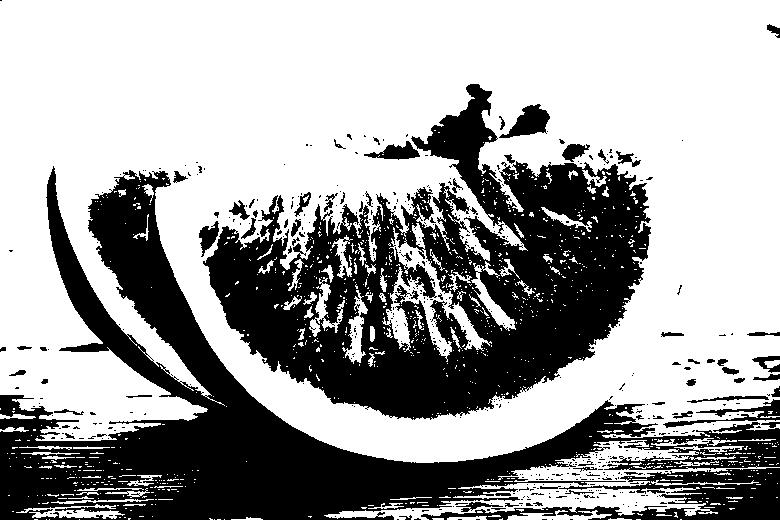
#> input picture BW2G/bw_images/watermelon_BW.jpg, 780 x 520 px, given as the content of the folder images/0, which was not available
$ jupyter execute --allow-errors CNNColorization.ipynb   (shell and % lines are left out)   (older library calls are emulated)   (text cells are left out)
#> lines starting #> are read from the running program, lines starting #| are printed output that depends on the picture; pictures that were not available may be replaced by others from this repository, and a replacement may not be noted
[cell 1]
# Load the Drive helper and mount
from google.colab import drive
drive.mount('/content/drive')

[cell 2]
cd drive/My Drive/BW2G

[cell 3]
import os
import cv2
import time
import h5py
import keras
import shutil
import numpy as np
import tensorflow as tf
import matplotlib.pyplot as plt

from PIL import Image
from keras.models import Sequential, Model, load_model
from keras.layers import Input, InputLayer, Conv2D, MaxPooling2D, UpSampling2D, Concatenate, Conv2DTranspose, Dropout, BatchNormalization
from keras.callbacks import EarlyStopping, TensorBoard
from keras import regularizers, losses, optimizers
from sklearn.model_selection import train_test_split

[cell 4]
dim_size = 256
l_channel = 1
ab_channel = 2

dir_size = 9601

dataset_path = 'images/0'
dataset_test_path = 'images/1'

resized_train_path = 'squared_images/flowers/'
resized_test_path = 'squared_images/test/'

train_path = 'bw_images/'
train_path_v2 = 'blur_images/'
validate_path = 'gray_images/'

test_train_path = 'bw_test_images/'
test_val_path = 'gray_test_images/'

# Hyperparameters
models_path = 'saved_parameters/'

saved_model = 'saved_model-adam-mse.h5'
saved_weights = 'saved_weights.h5'

saved_data = 'loaded_images_bin2gr_gr2rgb.npz'

[cell 5]
# Create directory
def create_dir(folder_name):
    folder = os.path.join(folder_name)
    if not os.path.exists(folder):
        os.mkdir(folder)
    return folder

def save_path(dir_path, file, appended_name):
    file_base = os.path.basename(file)
    file_name, file_ext = os.path.splitext(file_base)
    return dir_path + file_name + appended_name + file_ext

def file_count(dir_path):
    counter = 0
    for file in os.listdir(dir_path):
        counter += 1
    return counter

#-------------------------------------------------------------------------------
# Image Preprocessing
# Edge Detection Preprocessing
def blur_images(rgb_arr):
    blur_arr = []
    for i in range(0, len(rgb_arr)):
        blur = cv2.GaussianBlur(rgb_arr[i], (3,3), 0)
        blur_arr.append(blur)
    return blur_arr

def get_edges(rgb_arr):
    edge_arr = []
    for i in range(0, len(rgb_arr)):
        grayscale = cv2.cvtColor(rgb_arr[i], cv2.COLOR_BGR2GRAY)
        x_edges = cv2.Sobel(grayscale, cv2.CV_16S, 1, 0)
        y_edges = cv2.Sobel(grayscale, cv2.CV_16S, 0, 1)

        # Remove negative values
        x_abs = cv2.convertScaleAbs(x_edges)
        y_abs = cv2.convertScaleAbs(y_edges)

        # Edges are white, background is black
        detected_edges = cv2.addWeighted(x_abs, 0.5, y_abs, 0.5, 0)
        # Prepare colorspaces, Edges are black, background is white
        thresh, inverted_colors = cv2.threshold(detected_edges, 50, 255, cv2.THRESH_BINARY_INV)
        edge_arr.append(inverted_colors)
    return edge_arr

# [5 lines left out: function RBG2LAB, not called in this run]

# Resize Image
# Creates a white image and pastes data into white image
def square_images(dataset_path, size):
#> called with dataset_path = 'images/0', size = 256
    dir_path = create_dir('squared_images/')
    for file in os.listdir(dataset_path):
        image = Image.open(os.path.join(dataset_path, file))
#> image is the input picture: PIL image 780x520 L; min 0, max 255, mean 163.1
        width, height = image.size
#> width = 780; height = 520
        if(width != height and width != size):
            squared_image = image.resize((size,size), Image.LANCZOS)
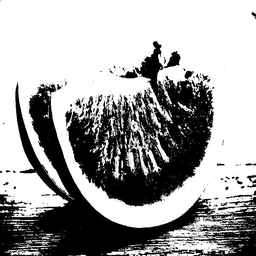
#> squared_image: PIL image 256x256 L; min 0, max 255, mean 163.2
            #squared_image.paste(image)
            squared_image.save(save_path(dir_path, file, '_SQ'))

#-------------------------------------------------------------------------------
# Load in Preprocessed Images
def load_saved(saved_data):
    data = np.load(saved_data)
    return data['BIN'], data['GR']#, data['RGB'], data['PR_GR'], data['PR_RGB']

def save_loaded(save_dir, save_name, binary=None, grayscale=None, rgb=None, predicted_gray=None, predicted_rgb=None, **kwargs):
    save_dest = create_dir(save_dir)
    save_dest = os.path.join(save_dir, save_name)
    #np.savez(save_dest, BIN=binary, GR=grayscale, RGB=rgb, PR_GR=predicted_gray, PR_RGB=predicted_rgb)
    p.savez(save_dest, BIN=binary, GR=grayscale)

def load_images(dataset_path, size=None):
    if size is None:
        size = file_count(dataset_path)
        #size = dir_size
    img_arr = []
    name_arr = []

    for file, i in zip(os.listdir(dataset_path), range(0, size)):
        name = os.path.splitext(os.path.basename(file))[0]
        img = cv2.imread(os.path.join(dataset_path, file))
        name_arr.append(name)
        img_arr.append(img)
    return name_arr, img_arr

# [12 lines left out: function save_images, not called in this run]

def convert_RGB2GR(validate_path, img_arr):
    gray_arr = []
    grayscale_path = create_dir(validate_path)

    for i in range(0, len(img_arr)):
        grayscale = cv2.cvtColor(img_arr[i], cv2.COLOR_BGR2GRAY)
        gray_arr.append(grayscale)
    return gray_arr, np.array(gray_arr)

def convert_BLUR2EDGE(train_path, rgb_arr):
    blur_path = create_dir(train_path)
    blur_rgb = blur_images(rgb_arr)
    edges = get_edges(blur_rgb)
    return edges, np.array(edges)

def load_model_data(source_path, train_path, validate_path, model_dir, save_name, load_train_size=None, **kwargs):
#> called with source_path = 'squared_images/flowers/', train_path = 'bw_images/', validate_path = 'gray_images/', model_dir = 'saved_parameters/', save_name = 'loaded_images_bin2gr_gr2rgb.npz'
    img_names, loaded_RGB = load_images(source_path, load_train_size)
#> img_names = ['watermelon_BW']; loaded_RGB = 1 item

    loaded_GR, gray_np = convert_RGB2GR(validate_path, loaded_RGB)
#> the loop in convert_RGB2GR, `for i in range(0, len(img_arr)):` made 1 pass
#> loaded_GR = 1 item
    loaded_BW , bw_np = convert_BLUR2EDGE(train_path_v2, loaded_RGB)
#> the loop in blur_images, `for i in range(0, len(rgb_arr)):` made 1 pass
#> pass 1, in blur_images, `blur = cv2.GaussianBlur(rgb_arr[i], (3,3), 0)`:
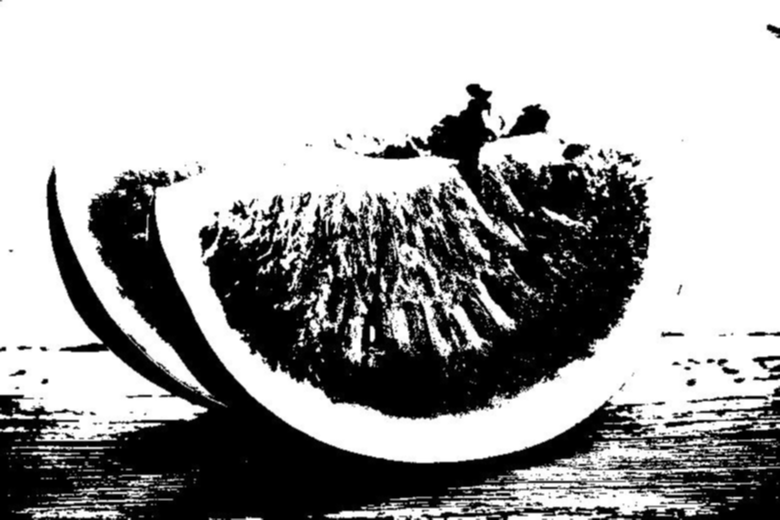
#> blur: shape (520, 780, 3); min 0, max 255, mean 163.1
#> the loop in get_edges, `for i in range(0, len(rgb_arr)):` made 1 pass
#> pass 1, in get_edges, `x_edges = cv2.Sobel(grayscale, cv2.CV_16S, 1, 0)`:
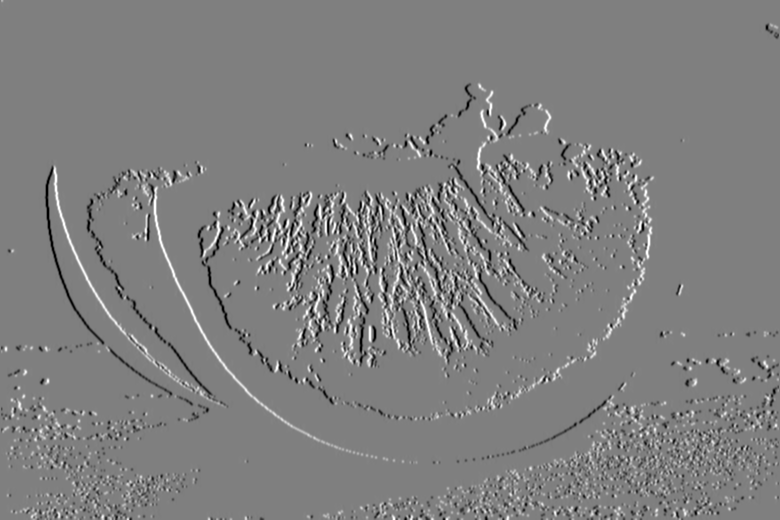
#> x_edges: shape (520, 780) int16; min -764, max 761, mean -0.1; drawn with min black and max white
#> pass 1, in get_edges, `y_edges = cv2.Sobel(grayscale, cv2.CV_16S, 0, 1)`:
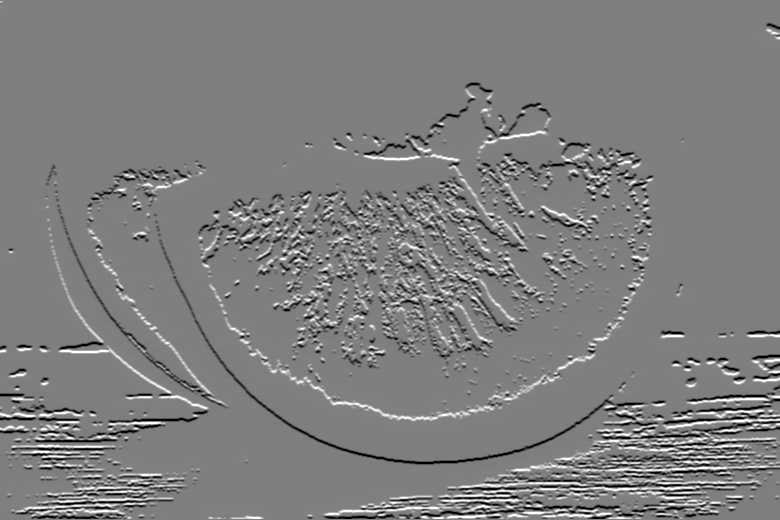
#> y_edges: shape (520, 780) int16; min -764, max 764, mean -2.8; drawn with min black and max white
#> pass 1, in get_edges, `x_abs = cv2.convertScaleAbs(x_edges)`:
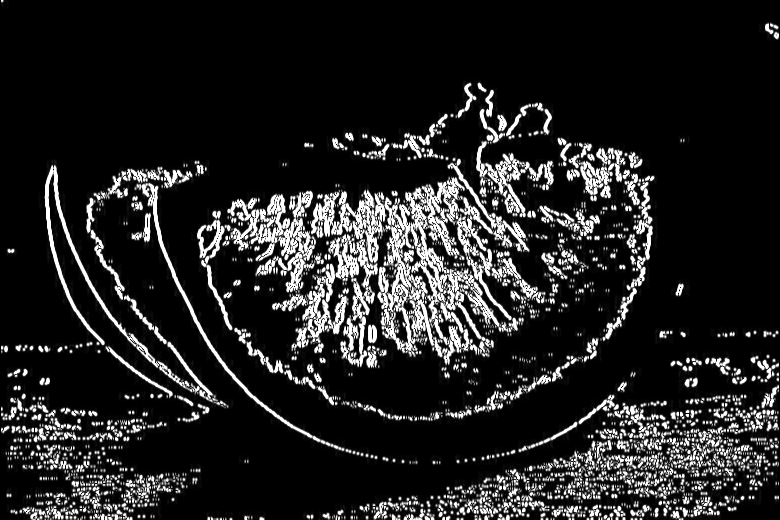
#> x_abs: shape (520, 780); min 0, max 255, mean 35.3
#> after the loop in get_edges, `for i in range(0, len(rgb_arr)):`:
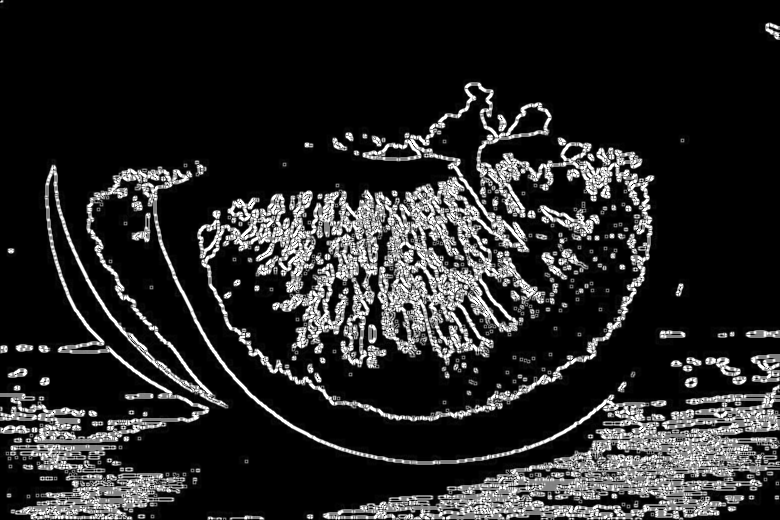
#> detected_edges: shape (520, 780); min 0, max 255, mean 39.2
#> loaded_BW = 1 item

    #save_images(train_path, validate_path, img_names, loaded_GR, 'GR', loaded_BW, 'BW')
    save_loaded(model_dir, save_name, binary=bw_np, grayscale=gray_np, rgb=np.array(loaded_RGB))
    return bw_np, gray_np, np.array(loaded_RGB)


#-------------------------------------------------------------------------------
# [99 lines left out: functions test_split, load_binary_gray, test_load, step_size, encoder, latent_space and 2 more, not called in this run]

def train_model(model, train_np, validate_np, epoch_size, test_train_np, test_validate_np):
    tensorboard = TensorBoard(log_dir='./logs')
    model.fit(train_np, validate_np, verbose=1, epochs=epoch_size, shuffle=True, validation_data=(test_train_np, test_validate_np), callbacks=[tensorboard])

# [32 lines left out: functions save_predicted, show_images, not called in this run]
